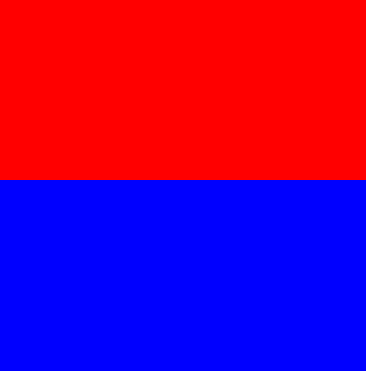
#> input picture Photos/red_blue.jpg, 366 x 371 px
$ python 12_histogram.py
#> lines starting #> are read from the running program, lines starting #| are printed output that depends on the picture
# Histogram: Görüntü histogramı, dijital görüntüdeki ton dağılımının grafiksel olarak işlev gören bir histogram türüdür.
# Herbir ton değeri için piksel sayısını içerir
# Belirli bir görüntü için histograma bakılarak, ton dağılımı anlaşılabilir.
import cv2 as cv
import matplotlib.pyplot as plt
import numpy as np

img = cv.imread('../Photos/red_blue.jpg')
#> img is the input picture: shape (371, 366, 3); mean B, G, R 131.3, 0, 123.7
img_vis = cv.cvtColor(img, cv.COLOR_BGR2RGB)
plt.figure(), plt.imshow(img_vis)
print(img.shape)
#| (371, 366, 3)

img_hist = cv.calcHist([img], channels = [0],mask= None, histSize= [256], ranges=[0,256])
#> img_hist = 256 values, max 69906 at index 255, min 0 at index 1, mean 530.4
print(img_hist.shape)
#| (256, 1)
plt.figure(), plt.plot(img_hist)

#renklerin dağılımlarını grafikte gösteriyoruz
color = ["b","g","r"]
plt.figure()
for i, c in enumerate(color):
    hist = cv.calcHist([img], channels = [i],mask= None, histSize= [256], ranges=[0,256])
    plt.plot(hist,color = c)


#
golden_gate = cv.imread("../Photos/goldenGate.jpg")
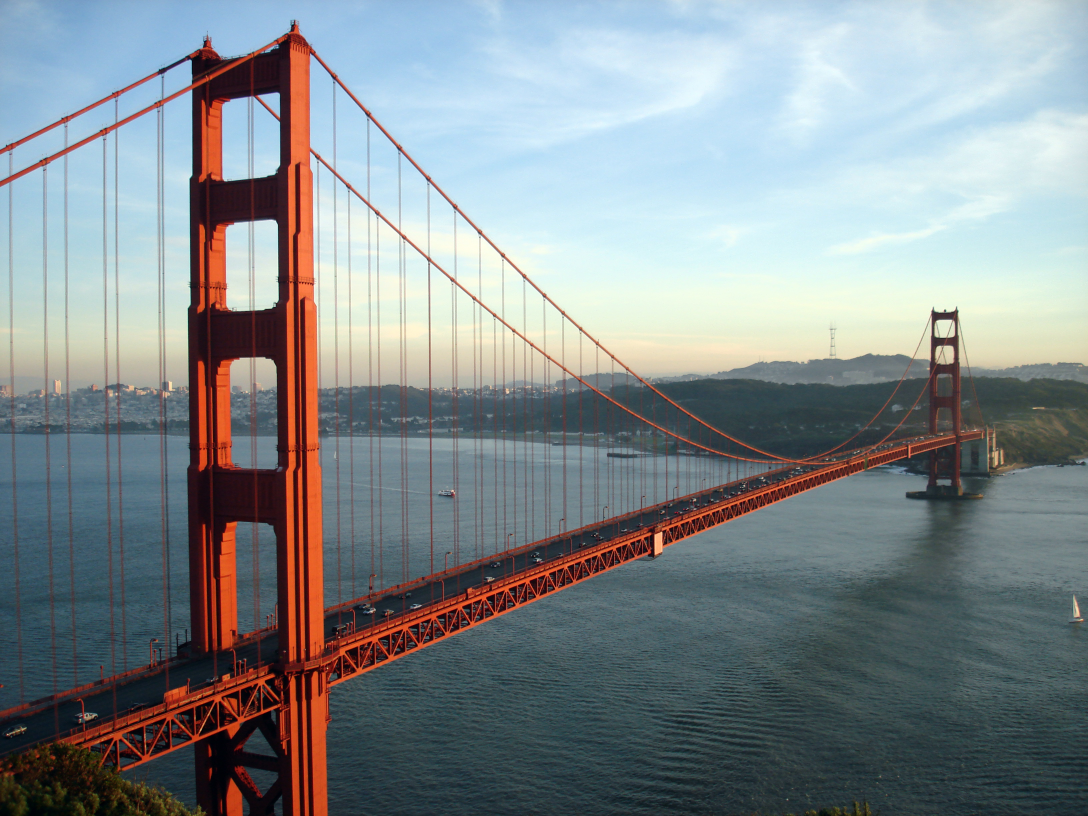
#> input picture Photos/goldenGate.jpg, 3264 x 2448 px (shown at 1/3 size)
#> golden_gate is the input picture: shape (2448, 3264, 3); mean B, G, R 141.3, 138.3, 130.3
golden_gate_vis = cv.cvtColor(golden_gate, cv.COLOR_BGR2RGB)
plt.figure(), plt.imshow(golden_gate_vis)
print(golden_gate.shape)
#| (2448, 3264, 3)

# siyah renkte maske olusturuyoruz
mask = np.zeros(golden_gate.shape[:2],np.uint8)
plt.figure(), plt.imshow(mask, cmap="gray")
# resim üzerinde bir alan belirleyip, o alan hariç siyah olacak
mask[1500:2000,1000:2000]= 255
plt.figure(), plt.imshow(mask, cmap="gray")
masked_img_vis = cv.bitwise_and(golden_gate_vis,golden_gate_vis, mask=mask)
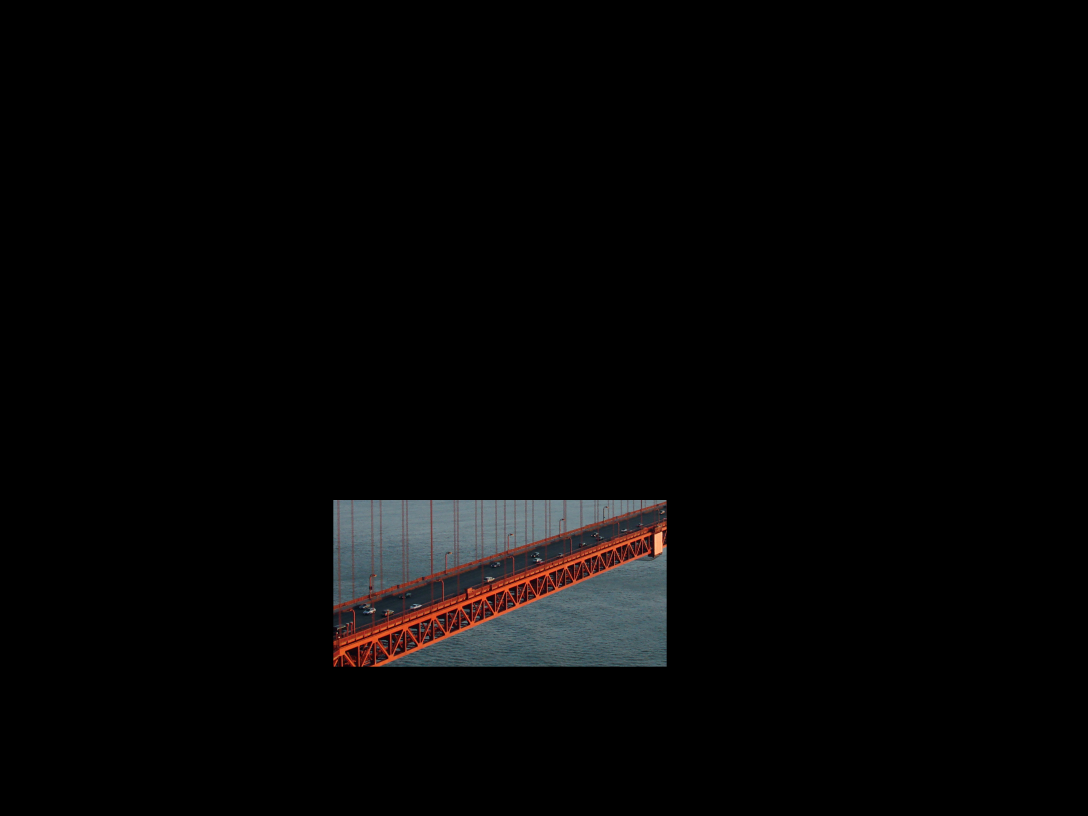
#> masked_img_vis: shape (2448, 3264, 3) (shown at 1/3 size); mean R, G, B 5.8, 5.3, 5.4
plt.figure(), plt.imshow(masked_img_vis, cmap="gray")

# histogram eşitleme
# karşıtlık arttırma
img = cv.imread("../Photos/hist_equ.jpg",0)
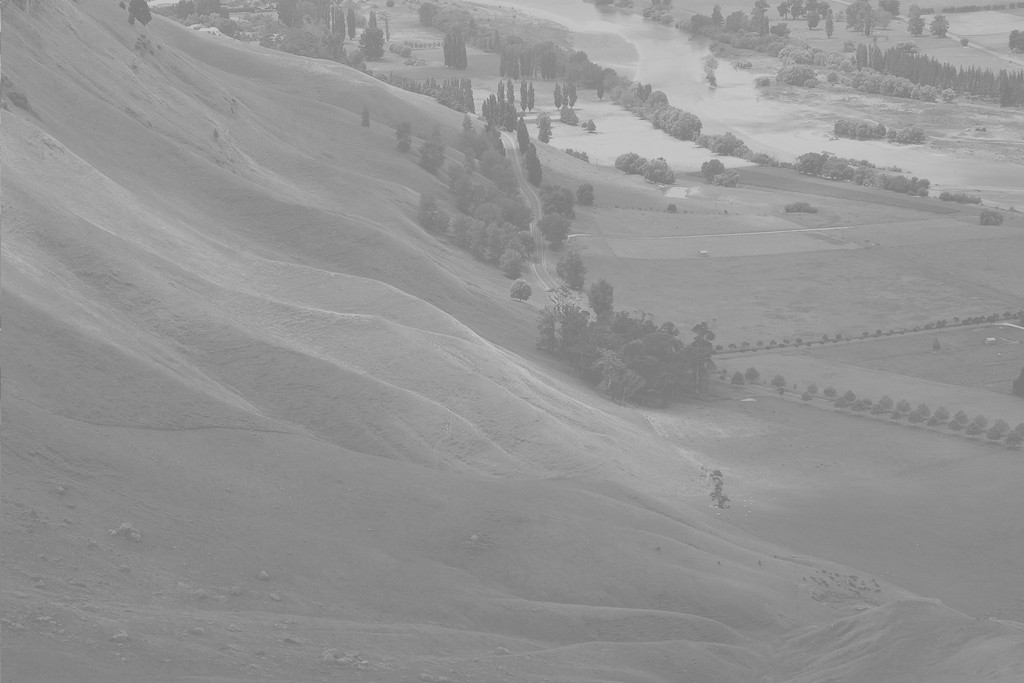
#> input picture Photos/hist_equ.jpg, 1024 x 683 px
#> img is the input picture: shape (683, 1024); min 114, max 208, mean 148
plt.figure(), plt.imshow(img, cmap="gray")
img_hist = cv.calcHist([img], channels = [0],mask= None, histSize= [256], ranges=[0,256])
#> img_hist = 256 values, max 28701 at index 137, min 0 at index 0, mean 2732
plt.figure(), plt.plot(img_hist)

eq_hist = cv.equalizeHist(img)
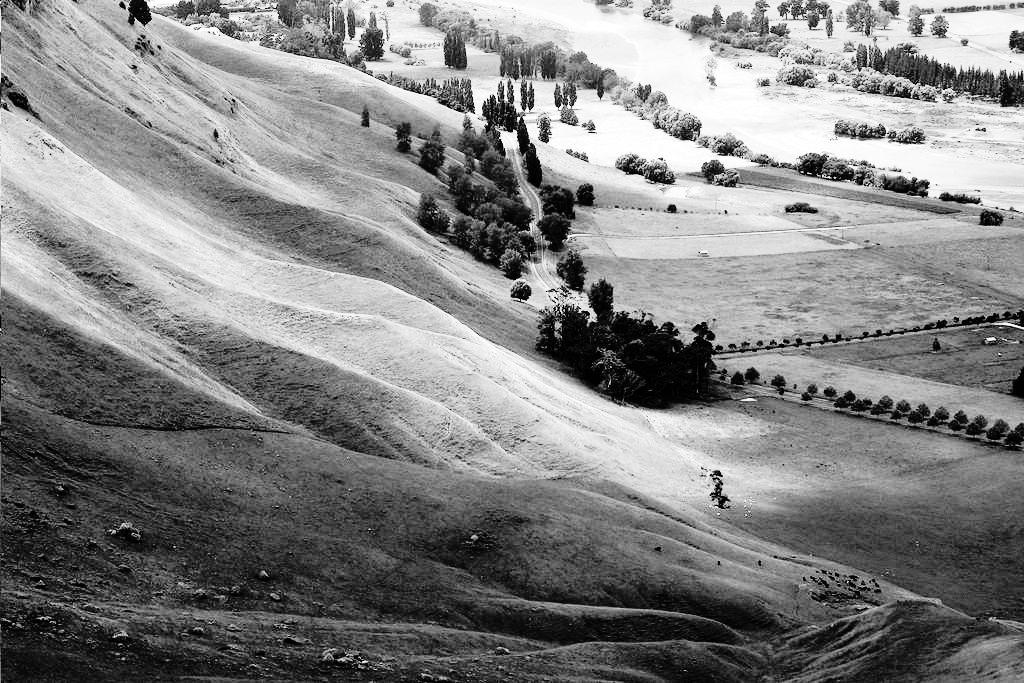
#> eq_hist: shape (683, 1024); min 0, max 255, mean 130.5
plt.figure(), plt.imshow(eq_hist, cmap="gray")
plt.show()
#> figure, not shown here; curve peaks at x = 255, y = 69906
#> figure, not shown here; curve peaks at x = 255, y = 69906; curve peaks at x = 0, y = 135786; curve peaks at x = 0, y = 69906
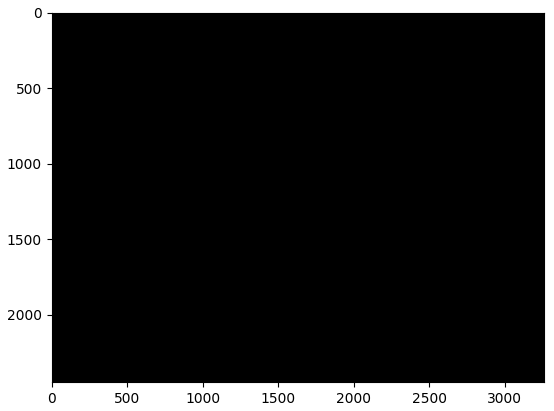
#> figure drawn by matplotlib, 1 panel
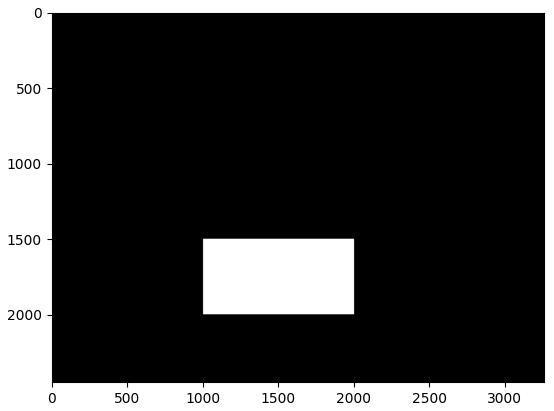
#> figure drawn by matplotlib, 1 panel
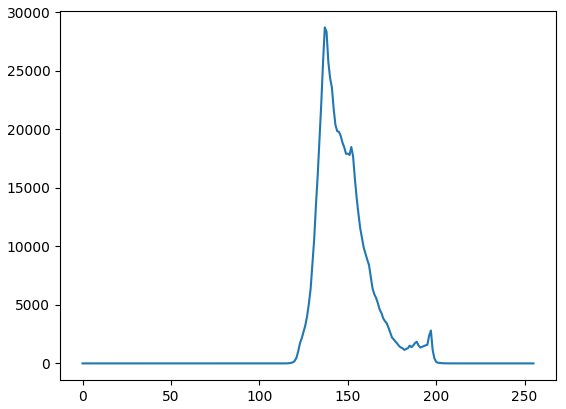
#> figure drawn by matplotlib, 1 panel; curve peaks at x = 137, y = 28701
